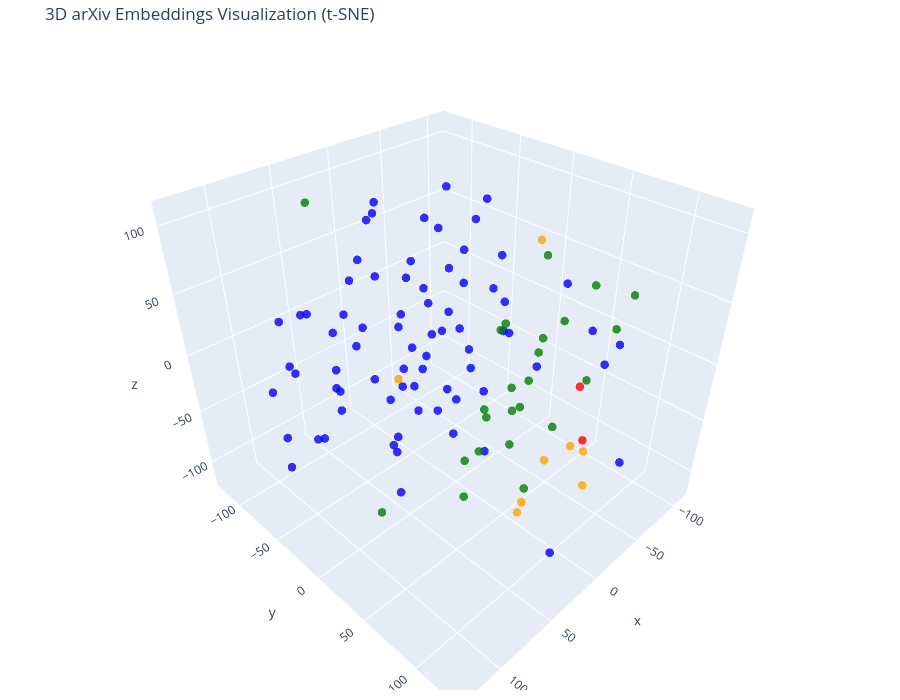

The notebook cell this image was saved under:
### Code cell
tsne_3d = TSNE(n_components=3, random_state=42)
reduced_3d = tsne_3d.fit_transform(vectors)

fig = go.Figure(data=[go.Scatter3d(
    x=reduced_3d[:, 0],
    y=reduced_3d[:, 1],
    z=reduced_3d[:, 2],
    mode='markers',
    marker=dict(size=5, color=colors, opacity=0.8),
    text=[f"Category: {cat}<br>Title: {title}<br>Text: {doc[:100]}..."
          for cat, title, doc in zip(categories, titles, documents)],
    hoverinfo='text'
)])

fig.update_layout(
    title='3D arXiv Embeddings Visualization (t-SNE)',
    scene=dict(xaxis_title='x', yaxis_title='y', zaxis_title='z'),
    width=900,
    height=700,
    margin=dict(r=10, b=10, l=10, t=40)
)

fig.show()

### Figure 1 — Plotly figure (JSON) as saved in the notebook; plotly's stock layout.template omitted (floating-point values rounded to 4 significant figures)
{"data": [{"hoverinfo": "text", "marker": {"color": ["blue", "blue", "blue", "blue", "blue", "blue", "blue", "blue", "blue", "blue", "blue", "blue", "blue", "blue", "blue", "blue", "blue", "blue", "blue", "blue", "blue", "blue", "blue", "blue", "blue", "blue", "blue", "blue", "blue", "blue", "blue", "blue", "blue", "blue", "blue", "blue", "blue", "blue", "blue", "blue", "blue", "blue", "blue", "blue", "blue", "blue", "blue", "blue", "blue", "blue", "blue", "blue", "blue", "blue", "blue", "blue", "blue", "blue", "red", "red", "blue", "blue", "blue", "blue", "blue", "blue", "blue", "blue", "blue", "blue", "blue", "blue", "blue", "blue", "blue", "blue", "blue", "green", "green", "green", "green", "green", "green", "green", "green", "orange", "orange", "orange", "orange", "orange", "orange", "orange", "orange", "green", "green", "green", "green", "green", "green", "green", "green", "green", "green", "green", "green", "green", "green", "green", "green"], "opacity": 0.8, "size": 5}, "mode": "markers", "text": ["Category: cs.CL<br>Title: RAG based Question-Answering for Contextual Response Prediction System<br>Text: Abstract: Overview of RAG-based Question-Answering System for Contact Centers\n\nThis paper introduces...", "Category: cs.CL<br>Title: RAG based Question-Answering for Contextual Response Prediction System<br>Text: Introduction: Motivation and Research Questions\n\nLLMs have proven effective across NLP tasks but can...", "Category: cs.CL<br>Title: RAG based Question-Answering for Contextual Response Prediction System<br>Text: Related Work: RAG Architecture and Applications in Question Answering\n\nThe paper discusses RAG's eme...", "Category: cs.CL<br>Title: RAG based Question-Answering for Contextual Response Prediction System<br>Text: Methodology Overview: Data Preparation and RAG Component Selection\n\nThe methodology encompasses crea...", "Category: cs.CL<br>Title: RAG based Question-Answering for Contextual Response Prediction System<br>Text: Data Preparation: Building a Robust Knowledge Base and Q/A Dataset\n\nThe dataset includes 1205 KB art...", "Category: cs.CL<br>Title: RAG based Question-Answering for Contextual Response Prediction System<br>Text: RAG Architecture Components: Embedding, Retrieval, and Generation\n\nThe study evaluates embedding str...", "Category: cs.CL<br>Title: RAG based Question-Answering for Contextual Response Prediction System<br>Text: Retrieval Evaluation: Embedding and Retriever Performance\n\nThe Vertex AI text-embedding-gecko@001 mo...", "Category: cs.CL<br>Title: RAG based Question-Answering for Contextual Response Prediction System<br>Text: Response Prediction System Evaluation: Automated Metrics\n\nThe RAG-based system was evaluated on 1,00...", "Category: cs.CL<br>Title: RAG based Question-Answering for Contextual Response Prediction System<br>Text: Response Prediction System Evaluation: Human Evaluation Results\n\nHuman annotators assessed RAG LLM r...", "Category: cs.CL<br>Title: RAG based Question-Answering for Contextual Response Prediction System<br>Text: Evaluation of ReAct and Other Prompting Techniques\n\nReAct prompting with K=3 improved accuracy by 7%...", "Category: cs.CL<br>Title: RAG based Question-Answering for Contextual Response Prediction System<br>Text: Conclusion and Future Work\n\nThe study confirms that RAG-based LLMs improve response accuracy and con...", "Category: cs.CL<br>Title: RAG based Question-Answering for Contextual Response Prediction System<br>Text: Limitations and Ethical Considerations\n\nThe work acknowledges LLM unpredictability, including halluc...", "Category: cs.CL<br>Title: RAG System for Supporting Japanese Litigation Procedures: Faithful Response Generation Complying with Legal Norms<br>Text: Abstract Overview of RAG System in Japanese Medical Litigation\n\nThis paper discusses the necessary c...", "Category: cs.CL<br>Title: RAG System for Supporting Japanese Litigation Procedures: Faithful Response Generation Complying with Legal Norms<br>Text: Introduction to Medical Litigation and Role of Experts\n\nThe introduction explains how litigation, es...", "Category: cs.CL<br>Title: RAG System for Supporting Japanese Litigation Procedures: Faithful Response Generation Complying with Legal Norms<br>Text: Procedural Requirements for Expert Knowledge Use in Civil Litigation\n\nIn Japanese civil litigation, ...", "Category: cs.CL<br>Title: RAG System for Supporting Japanese Litigation Procedures: Faithful Response Generation Complying with Legal Norms<br>Text: Necessity of Continual Updates and Faithful Responses\n\nJudges must continually update their understa...", "Category: cs.CL<br>Title: RAG System for Supporting Japanese Litigation Procedures: Faithful Response Generation Complying with Legal Norms<br>Text: Issue-Specific Temporal Validity in Expert Knowledge\n\nThe standards of expert knowledge in litigatio...", "Category: cs.CL<br>Title: RAG System for Supporting Japanese Litigation Procedures: Faithful Response Generation Complying with Legal Norms<br>Text: Overview and Challenges of Retrieval-Augmented Generation (RAG)\n\nRAG combines LLMs with a retrieval ...", "Category: cs.CL<br>Title: RAG System for Supporting Japanese Litigation Procedures: Faithful Response Generation Complying with Legal Norms<br>Text: Data Attribution and Faithfulness Evaluation in RAG Systems\n\nTo ensure that RAG-generated responses ...", "Category: cs.CL<br>Title: RAG System for Supporting Japanese Litigation Procedures: Faithful Response Generation Complying with Legal Norms<br>Text: Controlling Knowledge Sources to Comply with Legal Procedures\n\nA norm-compliant RAG system must rest...", "Category: cs.CL<br>Title: RAG System for Supporting Japanese Litigation Procedures: Faithful Response Generation Complying with Legal Norms<br>Text: Ensuring Attribution and Faithful Response Generation\n\nTo maintain up-to-date expert knowledge, RAG ...", "Category: cs.CL<br>Title: RAG System for Supporting Japanese Litigation Procedures: Faithful Response Generation Complying with Legal Norms<br>Text: Managing Temporal Validity of Referenced Knowledge\n\nBecause authoritative knowledge evolves over tim...", "Category: cs.CL<br>Title: RAG System for Supporting Japanese Litigation Procedures: Faithful Response Generation Complying with Legal Norms<br>Text: Conclusion and Future Directions\n\nThe authors are developing a RAG-based LLM system to assist Japane...", "Category: cs.CL<br>Title: MultiHop-RAG: Benchmarking Retrieval-Augmented Generation for Multi-Hop Queries<br>Text: Abstract of MultiHop-RAG Paper\n\nThis paper introduces MultiHop-RAG, a novel dataset designed to benc...", "Category: cs.CL<br>Title: MultiHop-RAG: Benchmarking Retrieval-Augmented Generation for Multi-Hop Queries<br>Text: Introduction to RAG and Multi-Hop Queries\n\nRAG enhances LLMs by referencing external knowledge bases...", "Category: cs.CL<br>Title: MultiHop-RAG: Benchmarking Retrieval-Augmented Generation for Multi-Hop Queries<br>Text: Retrieval-Augmented Generation (RAG) and Multi-Hop Queries Overview\n\nRAG utilizes an external knowle...", "Category: cs.CL<br>Title: MultiHop-RAG: Benchmarking Retrieval-Augmented Generation for Multi-Hop Queries<br>Text: Dataset Collection and Evidence Extraction for MultiHop-RAG\n\nMultiHop-RAG dataset creation begins wi...", "Category: cs.CL<br>Title: MultiHop-RAG: Benchmarking Retrieval-Augmented Generation for Multi-Hop Queries<br>Text: Generation of Claims and Bridge Entities/Topics\n\nTo create high-quality multi-hop queries, claims ar...", "Category: cs.CL<br>Title: MultiHop-RAG: Benchmarking Retrieval-Augmented Generation for Multi-Hop Queries<br>Text: Multi-Hop Query and Answer Generation Process\n\nUsing claims grouped by the same bridge-entity or bri...", "Category: cs.CL<br>Title: MultiHop-RAG: Benchmarking Retrieval-Augmented Generation for Multi-Hop Queries<br>Text: Quality Assurance and Dataset Statistics\n\nThe dataset's quality is validated via manual inspection a...", "Category: cs.CL<br>Title: MultiHop-RAG: Benchmarking Retrieval-Augmented Generation for Multi-Hop Queries<br>Text: Benchmarking RAG Retrieval Using MultiHop-RAG\n\nEvaluating different embedding models for retrieval o...", "Category: cs.CL<br>Title: MultiHop-RAG: Benchmarking Retrieval-Augmented Generation for Multi-Hop Queries<br>Text: Benchmarking RAG Generation Using MultiHop-RAG\n\nGeneration experiments tested LLMs (GPT-4, GPT-3.5, ...", "Category: cs.CL<br>Title: MultiHop-RAG: Benchmarking Retrieval-Augmented Generation for Multi-Hop Queries<br>Text: Other Potential Uses and Related Work\n\nBeyond embeddings and generation, the dataset can support exp...", "Category: cs.CL<br>Title: MultiHop-RAG: Benchmarking Retrieval-Augmented Generation for Multi-Hop Queries<br>Text: Conclusions and Limitations\n\nMultiHop-RAG is introduced as a novel dataset focused on queries requir...", "Category: cs.CL<br>Title: RAG-Gym: Systematic Optimization of Language Agents for Retrieval-Augmented Generation<br>Text: Abstract: Introduction of RAG-Gym framework\n\nRAG-Gym is a platform designed to optimize language age...", "Category: cs.CL<br>Title: RAG-Gym: Systematic Optimization of Language Agents for Retrieval-Augmented Generation<br>Text: Introduction: Challenges and motivation for agentic RAG optimization\n\nLarge language models struggle...", "Category: cs.CL<br>Title: RAG-Gym: Systematic Optimization of Language Agents for Retrieval-Augmented Generation<br>Text: RAG-Gym framework overview and high-level MDP formulation\n\nRAG-Gym formulates knowledge-intensive qu...", "Category: cs.CL<br>Title: RAG-Gym: Systematic Optimization of Language Agents for Retrieval-Augmented Generation<br>Text: Systematic Optimization Components in RAG-Gym: Prompt Engineering, Actor Tuning, Critic Training\n\nRA...", "Category: cs.CL<br>Title: RAG-Gym: Systematic Optimization of Language Agents for Retrieval-Augmented Generation<br>Text: Experimental settings and datasets used in evaluating RAG-Gym\n\nExperiments evaluate various agents a...", "Category: cs.CL<br>Title: RAG-Gym: Systematic Optimization of Language Agents for Retrieval-Augmented Generation<br>Text: Performance improvements from prompt engineering and actor tuning\n\nTable 2 compares agents on knowle...", "Category: cs.CL<br>Title: RAG-Gym: Systematic Optimization of Language Agents for Retrieval-Augmented Generation<br>Text: Critic training boosts performance and generalizes across models\n\nTraining a critic to evaluate inte...", "Category: cs.CL<br>Title: RAG-Gym: Systematic Optimization of Language Agents for Retrieval-Augmented Generation<br>Text: Re^2Search++: An optimized agent outperforms outcome-based RL methods\n\nThe optimized Re^2Search++ ag...", "Category: cs.CL<br>Title: RAG-Star: Enhancing Deliberative Reasoning with Retrieval Augmented Verification and Refinement<br>Text: Abstract Summary of RAG-Star\n\nThe paper proposes RAG-Star, a novel retrieval-augmented generation (R...", "Category: cs.CL<br>Title: RAG-Star: Enhancing Deliberative Reasoning with Retrieval Augmented Verification and Refinement<br>Text: Introduction: Challenges and Motivation\n\nThe introduction discusses the challenges LLMs face in comp...", "Category: cs.CL<br>Title: RAG-Star: Enhancing Deliberative Reasoning with Retrieval Augmented Verification and Refinement<br>Text: RAG-Star Overview and Contributions\n\nRAG-Star is introduced as a framework that combines tree-based ...", "Category: cs.CL<br>Title: RAG-Star: Enhancing Deliberative Reasoning with Retrieval Augmented Verification and Refinement<br>Text: Related Work on Retrieval-Augmented LLMs and Search\n\nThis section surveys retrieval-augmented LLMs, ...", "Category: cs.CL<br>Title: RAG-Star: Enhancing Deliberative Reasoning with Retrieval Augmented Verification and Refinement<br>Text: Task Definition and Monte Carlo Tree Search Background\n\nThe task is open-domain multi-hop question a...", "Category: cs.CL<br>Title: RAG-Star: Enhancing Deliberative Reasoning with Retrieval Augmented Verification and Refinement<br>Text: RAG-Star Framework Overview\n\nRAG-Star enhances multi-step reasoning by integrating internal LLM know...", "Category: cs.CL<br>Title: RAG-Star: Enhancing Deliberative Reasoning with Retrieval Augmented Verification and Refinement<br>Text: Node Selection in RAG-Star Tree Search\n\nRAG-Star performs iterative tree-based search with multi-hop...", "Category: cs.CL<br>Title: RAG-Star: Enhancing Deliberative Reasoning with Retrieval Augmented Verification and Refinement<br>Text: Plan Expansion: Sub-query Generation and Answer Deduction\n\nIn the expansion phase, RAG-Star generate...", "Category: cs.CL<br>Title: RAG-Star: Enhancing Deliberative Reasoning with Retrieval Augmented Verification and Refinement<br>Text: Reward Modeling and Backpropagation with Retrieval\n\nTraditional MCTS rollouts are expensive; RAG-Sta...", "Category: cs.CL<br>Title: RAG-Star: Enhancing Deliberative Reasoning with Retrieval Augmented Verification and Refinement<br>Text: Reward Model Training via Distillation\n\nThe reward model critically guides the reasoning quality. To...", "Category: cs.CL<br>Title: RAG-Star: Enhancing Deliberative Reasoning with Retrieval Augmented Verification and Refinement<br>Text: Experimental Setup: Datasets, Metrics, Baselines, Implementation\n\nExperiments use HotpotQA, 2Wiki-Mu...", "Category: cs.CL<br>Title: RAG-Star: Enhancing Deliberative Reasoning with Retrieval Augmented Verification and Refinement<br>Text: Main Results: RAG-Star Outperforms Baselines\n\nRAG-Star significantly outperforms baselines including...", "Category: cs.CL<br>Title: RAG-Star: Enhancing Deliberative Reasoning with Retrieval Augmented Verification and Refinement<br>Text: Ablation Study and Analysis of Key Components\n\nAblation experiments on StrategyQA study effects of r...", "Category: cs.CL<br>Title: RAG-Star: Enhancing Deliberative Reasoning with Retrieval Augmented Verification and Refinement<br>Text: Effect of Simulation Scale and Reward Model Quality\n\nIncreasing MCTS simulation iterations improves ...", "Category: cs.CL<br>Title: RAG-Star: Enhancing Deliberative Reasoning with Retrieval Augmented Verification and Refinement<br>Text: Qualitative Example of RAG-Star Reasoning Process\n\nA case study in 2WikiMultihopQA shows RAG-Star in...", "Category: cs.CL<br>Title: RAG-Star: Enhancing Deliberative Reasoning with Retrieval Augmented Verification and Refinement<br>Text: Conclusion and Limitations\n\nRAG-Star enhances LLM multi-step reasoning by combining MCTS-based delib...", "Category: cs.NE<br>Title: The Deep Arbitrary Polynomial Chaos Neural Network or how Deep Artificial Neural Networks could benefit from Data-Driven Homogeneous Chaos Theory<br>Text: Introduction: Combining DANNs with Polynomial Chaos Expansion\n\nThe paper introduces a novel approach...", "Category: cs.NE<br>Title: The Deep Arbitrary Polynomial Chaos Neural Network or how Deep Artificial Neural Networks could benefit from Data-Driven Homogeneous Chaos Theory<br>Text: Background on Arbitrary Polynomial Chaos Expansion (aPC)\n\nPolynomial Chaos Expansion (PCE) represent...", "Category: cs.CL<br>Title: Hierarchical Attentional Hybrid Neural Networks for Document Classification<br>Text: Paper Overview and Motivation\n\nThe paper introduces a novel approach for document classification com...", "Category: cs.CL<br>Title: Hierarchical Attentional Hybrid Neural Networks for Document Classification<br>Text: Introduction to Text and Document Classification Challenges\n\nText classification is a foundational t...", "Category: cs.CL<br>Title: Hierarchical Attentional Hybrid Neural Networks for Document Classification<br>Text: Use of Attention and Hierarchical Structures in NLP\n\nRecent NLP trends utilize attention mechanisms ...", "Category: cs.CL<br>Title: Hierarchical Attentional Hybrid Neural Networks for Document Classification<br>Text: Proposed Model: Hierarchical Attentional Hybrid Neural Networks (HAHNN)\n\nThe authors propose HAHNN, ...", "Category: cs.CL<br>Title: Hierarchical Attentional Hybrid Neural Networks for Document Classification<br>Text: Architecture Details of HAHNN\n\nThe HAHNN architecture starts with word embeddings, followed by convo...", "Category: cs.CL<br>Title: Hierarchical Attentional Hybrid Neural Networks for Document Classification<br>Text: Feature Extraction with CNN and FastText Embeddings\n\nCNN layers with varying filter sizes extract ri...", "Category: cs.CL<br>Title: Hierarchical Attentional Hybrid Neural Networks for Document Classification<br>Text: Temporal Convolutional Networks (TCN) Variant\n\nThe model includes a TCN variant to simulate RNNs wit...", "Category: cs.CL<br>Title: Hierarchical Attentional Hybrid Neural Networks for Document Classification<br>Text: Model Architecture Visual Overview\n\nFigure 1 provides an overview of the HAHNN architecture. It incl...", "Category: cs.CL<br>Title: Hierarchical Attentional Hybrid Neural Networks for Document Classification<br>Text: Hierarchical Attention Mechanisms in HAHNN\n\nThe model includes dual attention levels: word and sente...", "Category: cs.CL<br>Title: Hierarchical Attentional Hybrid Neural Networks for Document Classification<br>Text: Word Level Encoder and Attention\n\nThe word encoder uses bidirectional GRUs to process sentences, gen...", "Category: cs.CL<br>Title: Hierarchical Attentional Hybrid Neural Networks for Document Classification<br>Text: Sentence Level Encoder and Attention\n\nSentence vectors are processed by bidirectional GRUs to captur...", "Category: cs.CL<br>Title: Hierarchical Attentional Hybrid Neural Networks for Document Classification<br>Text: Final Classification Layer and Code Availability\n\nThe document vector from sentence attention is inp...", "Category: cs.CL<br>Title: Hierarchical Attentional Hybrid Neural Networks for Document Classification<br>Text: Experimental Setup and Datasets\n\nExperiments used IMDb Movie Reviews and Yelp 2018 datasets for clas...", "Category: cs.CL<br>Title: Hierarchical Attentional Hybrid Neural Networks for Document Classification<br>Text: Experimental Results Compared to Baselines\n\nThe proposed HAHNN model outperforms existing models inc...", "Category: cs.CL<br>Title: Hierarchical Attentional Hybrid Neural Networks for Document Classification<br>Text: Visualizations of Attention Weights\n\nAttention weights visualization demonstrates the model's abilit...", "Category: cs.CL<br>Title: Hierarchical Attentional Hybrid Neural Networks for Document Classification<br>Text: Examples and Analysis of Attention Visualizations\n\nThe paper showcases positive and negative review ...", "Category: cs.CL<br>Title: Hierarchical Attentional Hybrid Neural Networks for Document Classification<br>Text: Summary and Contributions\n\nThe paper presents HAHNN, integrating CNN and hierarchical attention at w...", "Category: cs.LG<br>Title: Learning Active Subspaces and Discovering Important Features with Gaussian Radial Basis Functions Neural Networks<br>Text: Abstract and Paper Overview\n\nThis paper proposes a modified Gaussian radial basis function neural ne...", "Category: cs.LG<br>Title: Learning Active Subspaces and Discovering Important Features with Gaussian Radial Basis Functions Neural Networks<br>Text: Introduction to Radial Basis Function Neural Networks (RBFNNs) and Gaussian Kernels\n\nRadial basis fu...", "Category: cs.LG<br>Title: Learning Active Subspaces and Discovering Important Features with Gaussian Radial Basis Functions Neural Networks<br>Text: Existing Methods Related to Parameter and Center Estimation in RBFNNs\n\nVarious approaches exist for ...", "Category: cs.LG<br>Title: Learning Active Subspaces and Discovering Important Features with Gaussian Radial Basis Functions Neural Networks<br>Text: Explainable AI and Feature Importance in Machine Learning Models\n\nWhile RBFNNs and NNs provide stron...", "Category: cs.LG<br>Title: Learning Active Subspaces and Discovering Important Features with Gaussian Radial Basis Functions Neural Networks<br>Text: Active Subspace Methods for Feature Extraction and Dimensionality Reduction\n\nExtracting important la...", "Category: cs.LG<br>Title: Learning Active Subspaces and Discovering Important Features with Gaussian Radial Basis Functions Neural Networks<br>Text: Main Contributions of the Proposed GRBFNN Model\n\nThe modified GRBFNN incorporates a learnable precis...", "Category: cs.LG<br>Title: Learning Active Subspaces and Discovering Important Features with Gaussian Radial Basis Functions Neural Networks<br>Text: GRBFNN Model Formulation and Regularization\n\nThe model approximates a function using weighted Gaussi...", "Category: cs.LG<br>Title: Learning Active Subspaces and Discovering Important Features with Gaussian Radial Basis Functions Neural Networks<br>Text: Extracting Active Subspace and Feature Importance from GRBFNN\n\nThe precision matrix $\nP$ defines a M...", "Category: q-bio.NC<br>Title: A Review on Neural Network Models of Schizophrenia and Autism Spectrum Disorder<br>Text: Introduction to the Prevalence and Characteristics of Schizophrenia and Autism Spectrum Disorder\n\nSc...", "Category: q-bio.NC<br>Title: A Review on Neural Network Models of Schizophrenia and Autism Spectrum Disorder<br>Text: Challenges in Diagnosing SZ and ASD and Role of Computational Psychiatry\n\nDiagnosis of SZ and ASD is...", "Category: q-bio.NC<br>Title: A Review on Neural Network Models of Schizophrenia and Autism Spectrum Disorder<br>Text: Artificial Neural Networks for Modeling Psychopathologies: History and Potential\n\nArtificial neural ...", "Category: q-bio.NC<br>Title: A Review on Neural Network Models of Schizophrenia and Autism Spectrum Disorder<br>Text: Scope and Structure of the Review on ANN Models of SZ and ASD\n\nThis review focuses on neural network...", "Category: q-bio.NC<br>Title: A Review on Neural Network Models of Schizophrenia and Autism Spectrum Disorder<br>Text: Overview of Schizophrenia: Symptoms and Impact\n\nSchizophrenia is a serious psychiatric disorder typi...", "Category: q-bio.NC<br>Title: A Review on Neural Network Models of Schizophrenia and Autism Spectrum Disorder<br>Text: Overview of Autism Spectrum Disorder: Symptoms and Theories\n\nASD is a developmental disorder with be...", "Category: q-bio.NC<br>Title: A Review on Neural Network Models of Schizophrenia and Autism Spectrum Disorder<br>Text: Main Computational Modeling Approaches for SZ and ASD\n\nComputational models of schizophrenia and aut...", "Category: q-bio.NC<br>Title: A Review on Neural Network Models of Schizophrenia and Autism Spectrum Disorder<br>Text: Neural Network Models of Schizophrenia: Overview and Types\n\nNeural network modeling for schizophreni...", "Category: cs.LG<br>Title: A Neural Network-Evolutionary Computational Framework for Remaining Useful Life Estimation of Mechanical Systems<br>Text: Abstract and Research Overview\n\nThe paper introduces a framework to predict Remaining Useful Life (R...", "Category: cs.LG<br>Title: A Neural Network-Evolutionary Computational Framework for Remaining Useful Life Estimation of Mechanical Systems<br>Text: Introduction to RUL and Prognostics Approaches\n\nCondition based maintenance (CBM) relies on system h...", "Category: cs.LG<br>Title: A Neural Network-Evolutionary Computational Framework for Remaining Useful Life Estimation of Mechanical Systems<br>Text: Related Neural Network Approaches for RUL Estimation\n\nPrevious studies have employed neural networks...", "Category: cs.LG<br>Title: A Neural Network-Evolutionary Computational Framework for Remaining Useful Life Estimation of Mechanical Systems<br>Text: NASA C-MAPSS Dataset Overview\n\nThe NASA C-MAPSS dataset is a publicly available resource containing ...", "Category: cs.LG<br>Title: A Neural Network-Evolutionary Computational Framework for Remaining Useful Life Estimation of Mechanical Systems<br>Text: Performance Metrics for RUL Evaluation\n\nTwo metrics are used to evaluate the RUL estimation performa...", "Category: cs.LG<br>Title: A Neural Network-Evolutionary Computational Framework for Remaining Useful Life Estimation of Mechanical Systems<br>Text: Framework Overview and Data Parameter Optimization\n\nThe approach uses a shallow MLP for RUL estimati...", "Category: cs.LG<br>Title: A Neural Network-Evolutionary Computational Framework for Remaining Useful Life Estimation of Mechanical Systems<br>Text: Network Architecture Selection and Training Setup\n\nA simple MLP architecture was selected to balance...", "Category: cs.LG<br>Title: A Neural Network-Evolutionary Computational Framework for Remaining Useful Life Estimation of Mechanical Systems<br>Text: Data Preprocessing and Sensor Selection\n\nThe raw C-MAPSS data includes 21 sensors, but only 14 that ...", "Category: cs.LG<br>Title: A Neural Network-Evolutionary Computational Framework for Remaining Useful Life Estimation of Mechanical Systems<br>Text: Piecewise Linear Degradation Model for RUL Labeling\n\nDue to difficulty in precisely determining RUL ...", "Category: cs.LG<br>Title: A Neural Network-Evolutionary Computational Framework for Remaining Useful Life Estimation of Mechanical Systems<br>Text: Optimization of Data-Related Parameters Using Evolutionary Algorithm\n\nThe data parameters vector $\bo...", "Category: cs.LG<br>Title: A Neural Network-Evolutionary Computational Framework for Remaining Useful Life Estimation of Mechanical Systems<br>Text: Exhaustive Search and Evolutionary Algorithm Details\n\nExhaustive search on the C-MAPSS subsets FD001...", "Category: cs.LG<br>Title: A Neural Network-Evolutionary Computational Framework for Remaining Useful Life Estimation of Mechanical Systems<br>Text: Complete Framework Algorithm\n\nAlgorithm 1 outlines the complete REMAINING USEFUL LIFE estimation fra...", "Category: cs.LG<br>Title: A Neural Network-Evolutionary Computational Framework for Remaining Useful Life Estimation of Mechanical Systems<br>Text: Experimental Setup and Training Procedures\n\nThe experiments use the chosen MLP architecture and opti...", "Category: cs.LG<br>Title: A Neural Network-Evolutionary Computational Framework for Remaining Useful Life Estimation of Mechanical Systems<br>Text: Experimental Results and Error Analysis\n\nThe method achieves strong average RMSE and RHS scores acro...", "Category: cs.LG<br>Title: A Neural Network-Evolutionary Computational Framework for Remaining Useful Life Estimation of Mechanical Systems<br>Text: Comparison with State-of-the-Art Methods\n\nThe proposed MLP-based framework outperforms many recent m...", "Category: cs.LG<br>Title: A Neural Network-Evolutionary Computational Framework for Remaining Useful Life Estimation of Mechanical Systems<br>Text: Conclusions and Future Work\n\nThe paper presents a general and scalable framework combining strided t..."], "type": "scatter3d", "x": [16.11, 60.34, -7.382, -73.68, -43.84, 9.584, -29.9, 27.06, 20.89, 2.193, 34.4, 51.07, 40.04, 18.06, 50.36, -104.1, -35.99, 13.88, 0.3847, 24.57, -20.63, -21.86, 11.32, -16.02, 49.11, -19.98, -58.21, -55.9, -71.87, -34.65, -69.7, -39.0, -40.8, -27.4, 61.71, 9.996, -24.93, 4.238, -64.93, 42.49, -88.17, -90.81, -33.2, -19.86, -3.074, -38.56, -41.29, 13.77, 100.7, 68.85, -9.235, -0.2419, 73.63, 25.06, 40.54, 7.211, 103.3, -20.74, 21.02, -53.76, 101.8, 129.4, 46.83, 122.3, 68.63, -20.67, 24.69, 50.38, 66.24, 77.68, 98.65, 104.2, 68.96, 71.05, -19.99, -14.83, 91.29, 8.891, -105.9, -74.8, -43.39, -110.4, 16.54, -79.73, -18.7, 25.03, -23.01, -59.92, -14.78, 0.9036, 98.06, -35.5, -39.7, 60.42, 35.25, 49.12, 45.01, 39.61, -10.96, 3.875, -27.7, 10.13, 63.14, 105.4, 21.82, -40.13, 18.76, -80.76, -0.5413], "y": [-40.19, 21.31, -59.92, -52.76, -63.1, 103.2, -124.2, -38.93, -6.449, 13.89, 5.319, 28.5, -1.046, -11.61, -29.27, 57.12, -7.832, -88.81, 110.0, -52.81, 116.8, -32.17, 16.88, -23.85, -76.93, -16.89, -11.81, 0.4226, -18.86, -1.498, -78.22, 61.44, -33.29, 8.178, 4.595, -82.67, -46.22, -111.3, -31.65, -18.41, 4.343, -34.88, -48.99, -85.49, -50.97, -74.97, -24.86, -44.35, -37.2, -16.78, -19.08, -3.464, 13.68, -29.15, 2.6, 6.713, 0.9296, -58.85, 125.7, 70.32, -24.89, -25.31, -56.62, -38.05, -79.63, -111.2, -96.92, -76.63, -56.41, -38.06, -55.65, -79.85, -111.4, -114.1, 129.6, -94.32, -49.43, 60.01, 72.74, 80.5, 25.4, -10.12, 38.7, 56.67, 38.05, 83.37, 67.45, 63.89, 56.78, 67.8, 50.41, 91.27, 91.84, 66.66, 59.24, -95.26, 103.1, 73.94, 63.8, 90.81, 91.88, 52.46, 86.04, 36.44, 82.82, 44.59, 26.52, 32.47, 51.37], "z": [22.19, 14.37, 34.78, 62.21, 61.37, -117.3, 2.175, -100.2, 47.61, 11.29, 17.31, 52.91, 88.01, 106.2, 109.6, -33.08, 103.8, 46.67, 69.46, 106.1, 52.87, 109.4, 91.88, 53.22, -67.26, 4.474, 52.37, -7.931, 4.634, -114.5, -29.11, 65.59, 27.85, 45.3, -89.99, -60.3, -91.73, -44.5, -85.36, -62.75, -53.34, -38.1, -18.23, -25.02, -20.68, 7.465, -45.89, -45.36, 59.64, 45.23, -46.67, -76.28, -31.9, -15.29, -27.24, -33.43, 22.26, -53.6, 8.448, -20.6, -32.36, -15.45, 55.12, -53.7, 27.97, 65.14, 1.078, 5.493, -25.45, 5.614, 4.505, -21.68, -32.61, 7.324, -33.05, -101.3, -54.45, -42.61, 34.01, 23.03, -58.3, 33.81, -57.52, 46.14, -40.81, -80.04, -72.85, -84.31, 103.5, -98.48, 54.66, -57.19, -92.88, -20.37, 2.576, 100.2, -29.97, 71.43, 26.51, -11.71, 9.865, 53.11, 27.57, -55.63, 30.73, 15.16, -109.2, 5.908, -3.386]}], "layout": {"height": 700, "margin": {"b": 10, "l": 10, "r": 10, "t": 40}, "scene": {"xaxis": {"title": {"text": "x"}}, "yaxis": {"title": {"text": "y"}}, "zaxis": {"title": {"text": "z"}}}, "title": {"text": "3D arXiv Embeddings Visualization (t-SNE)"}, "width": 900}}
